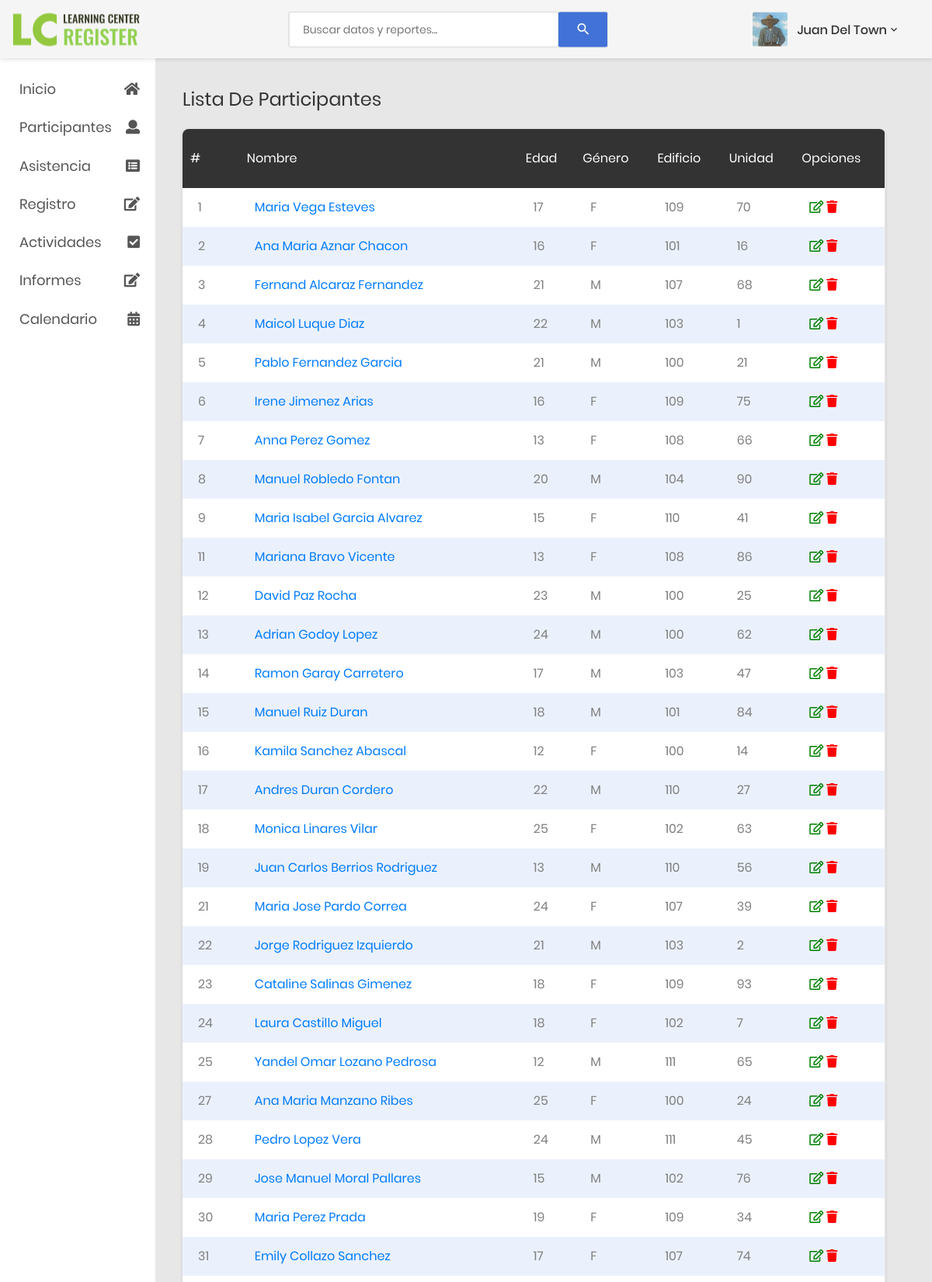
Screenshot of /listaParticipantes.php (upper part) with the database file from the repository.
### tables this page shows
CREATE TABLE `participantes` (
  `participanteID` int(11) NOT NULL,
  `nombre` varchar(20) NOT NULL,
  `apellidos` varchar(30) NOT NULL,
  `genero` varchar(1) NOT NULL,
  `edificio` int(8) NOT NULL,
  `unidad` int(8) NOT NULL,
  `birthday` date NOT NULL,
  `inscripcion` date NOT NULL,
  `activo` int(1) NOT NULL DEFAULT '1'
);

### functions/functions.php (called while the page is built, shortened)
<?php
    function getEdad($fechaNacimiento)
    {
        $naci = $fechaNacimiento;
        $fecha_nacimiento = new DateTime($naci) ;
        $hoy = new DateTime();
        $edad = $hoy->diff($fecha_nacimiento);
        return $edad->y;
    }
?>

### listaParticipantes.php (the view, shortened to what this page needs)
<?php
    include './functions/functions.php';
?>
<!DOCTYPE html>
<html lang="en">
<head>
    <link href="css/font-face.css" rel="stylesheet" media="all">
    <link href="vendor/font-awesome-4.7/css/font-awesome.min.css" rel="stylesheet" media="all">
    <link href="vendor/font-awesome-5/css/fontawesome-all.min.css" rel="stylesheet" media="all">
    <link href="vendor/mdi-font/css/material-design-iconic-font.min.css" rel="stylesheet" media="all">
    <link href="vendor/bootstrap-4.1/bootstrap.min.css" rel="stylesheet" media="all">
    <link href="vendor/animsition/animsition.min.css" rel="stylesheet" media="all">
    <link href="vendor/bootstrap-progressbar/bootstrap-progressbar-3.3.4.min.css" rel="stylesheet" media="all">
    <link href="vendor/wow/animate.css" rel="stylesheet" media="all">
    <link href="vendor/css-hamburgers/hamburgers.min.css" rel="stylesheet" media="all">
    <link href="vendor/slick/slick.css" rel="stylesheet" media="all">
    <link href="vendor/select2/select2.min.css" rel="stylesheet" media="all">
    <link href="vendor/perfect-scrollbar/perfect-scrollbar.css" rel="stylesheet" media="all">
    <link href="css/theme.css" rel="stylesheet" media="all">
</head>
<body class="animsition">
    <div class="page-wrapper">
        <?php
            include './includes/menuSideBar.php';
        ?>
        <div class="page-container">
            <?php
                include './includes/header.php';
            ?>
            <div class="main-content">
                <div class="section__content section__content--p30">
                    <h2 class="title-2">Lista De Participantes</h2>
                            <div class="col-lg-10"></div>
                                <div class="table-responsive table--no-card m-b-30">
                                    <table class="table table-borderless table-striped table-earning">
                                        <thead>
                                            <tr>
                                                <th class="text-left">#</th>
                                                <th class="text-left">Nombre</th>
                                                <th class="text-left">Edad</th>
                                                <th class="text-left">Género</th>
                                                <th class="text-left">Edificio</th>
                                                <th class="text-left">Unidad</th>
                                                <th class="text-left">Opciones</th>
                                            </tr>
                                        </thead>
                                        <tbody>
                                        <?php
                                            $query = mysqli_query($connection, "SELECT participanteID, nombre, apellidos, genero, birthday, edificio, unidad FROM participantes WHERE activo = 1");
                                            $result = mysqli_num_rows($query);
                                            if($result > 0){
                                                while($participante = mysqli_fetch_array($query))
                                                {
                                        ?>
                                                <tr>
                                                    <td><?php echo $participante['participanteID']?></td>
                                                    <td><a href="expedienteParticipante.php?id=<?php echo $participante['participanteID'];?>"><?php echo $participante['nombre']." ".$participante['apellidos']?></a>
                                                    <td><?php echo getEdad($participante['birthday'])?></td>
                                                    <td><?php echo $participante['genero']?></td>
                                                    <td><?php echo $participante['edificio']?></td>
                                                    <td><?php echo $participante['unidad']?></td>
                                                    <td><a href="editParticipante.php?id=<?php echo $participante['participanteID'];?>" class='far fa-edit' style='color:green'></a> <a  href="deleteParticipante.php?id=<?php echo $participante['participanteID'];?>" class='fas fa-trash' style='color:red'></a></td>
                                                </tr>
                                        <?php
                                                }
                                            }
                                        ?>
                                        </tbody>
                                    </table>
                                </div>
                            </div>
                            </div>
                        </div>
                    </div>
                <?php
                include './includes/footer.php';
                ?>
</body>
</html>

### rows the page displays
participantes: participanteID "1", nombre "Maria", apellidos "Vega Esteves", birthday "17", genero "F", edificio "109", unidad "70"
participantes: participanteID "2", nombre "Ana Maria", apellidos "Aznar Chacon", birthday "16", genero "F", edificio "101", unidad "16"
participantes: participanteID "3", nombre "Fernand", apellidos "Alcaraz Fernandez", birthday "21", genero "M", edificio "107", unidad "68"
participantes: participanteID "4", nombre "Maicol", apellidos "Luque Diaz", birthday "22", genero "M", edificio "103", unidad "1"
participantes: participanteID "5", nombre "Pablo", apellidos "Fernandez Garcia", birthday "21", genero "M", edificio "100", unidad "21"
participantes: participanteID "6", nombre "Irene", apellidos "Jimenez Arias", birthday "16", genero "F", edificio "109", unidad "75"
participantes: participanteID "7", nombre "Anna", apellidos "Perez Gomez", birthday "13", genero "F", edificio "108", unidad "66"
participantes: participanteID "8", nombre "Manuel", apellidos "Robledo Fontan", birthday "20", genero "M", edificio "104", unidad "90"
participantes: participanteID "9", nombre "Maria Isabel", apellidos "Garcia Alvarez", birthday "15", genero "F", edificio "110", unidad "41"
participantes: participanteID "11", nombre "Mariana", apellidos "Bravo Vicente", birthday "13", genero "F", edificio "108", unidad "86"
participantes: participanteID "12", nombre "David", apellidos "Paz Rocha", birthday "23", genero "M", edificio "100", unidad "25"
participantes: participanteID "13", nombre "Adrian", apellidos "Godoy Lopez", birthday "24", genero "M", edificio "100", unidad "62"
participantes: participanteID "14", nombre "Ramon", apellidos "Garay Carretero", birthday "17", genero "M", edificio "103", unidad "47"
participantes: participanteID "15", nombre "Manuel", apellidos "Ruiz Duran", birthday "18", genero "M", edificio "101", unidad "84"
participantes: participanteID "16", nombre "Kamila", apellidos "Sanchez Abascal", birthday "12", genero "F", edificio "100", unidad "14"
participantes: participanteID "17", nombre "Andres", apellidos "Duran Cordero", birthday "22", genero "M", edificio "110", unidad "27"
participantes: participanteID "18", nombre "Monica", apellidos "Linares Vilar", birthday "25", genero "F", edificio "102", unidad "63"
participantes: participanteID "19", nombre "Juan Carlos", apellidos "Berrios Rodriguez", birthday "13", genero "M", edificio "110", unidad "56"
participantes: participanteID "21", nombre "Maria Jose", apellidos "Pardo Correa", birthday "24", genero "F", edificio "107", unidad "39"
participantes: participanteID "22", nombre "Jorge", apellidos "Rodriguez Izquierdo", birthday "21", genero "M", edificio "103", unidad "2"
participantes: participanteID "23", nombre "Cataline", apellidos "Salinas Gimenez", birthday "18", genero "F", edificio "109", unidad "93"
participantes: participanteID "24", nombre "Laura", apellidos "Castillo Miguel", birthday "18", genero "F", edificio "102", unidad "7"
participantes: participanteID "25", nombre "Yandel Omar", apellidos "Lozano Pedrosa", birthday "12", genero "M", edificio "111", unidad "65"
participantes: participanteID "27", nombre "Ana Maria", apellidos "Manzano Ribes", birthday "25", genero "F", edificio "100", unidad "24"
participantes: participanteID "28", nombre "Pedro", apellidos "Lopez Vera", birthday "24", genero "M", edificio "111", unidad "45"
participantes: participanteID "29", nombre "Jose Manuel", apellidos "Moral Pallares", birthday "15", genero "M", edificio "102", unidad "76"
participantes: participanteID "30", nombre "Maria", apellidos "Perez Prada", birthday "19", genero "F", edificio "109", unidad "34"
participantes: participanteID "31", nombre "Emily", apellidos "Collazo Sanchez", birthday "17", genero "F", edificio "107", unidad "74"
